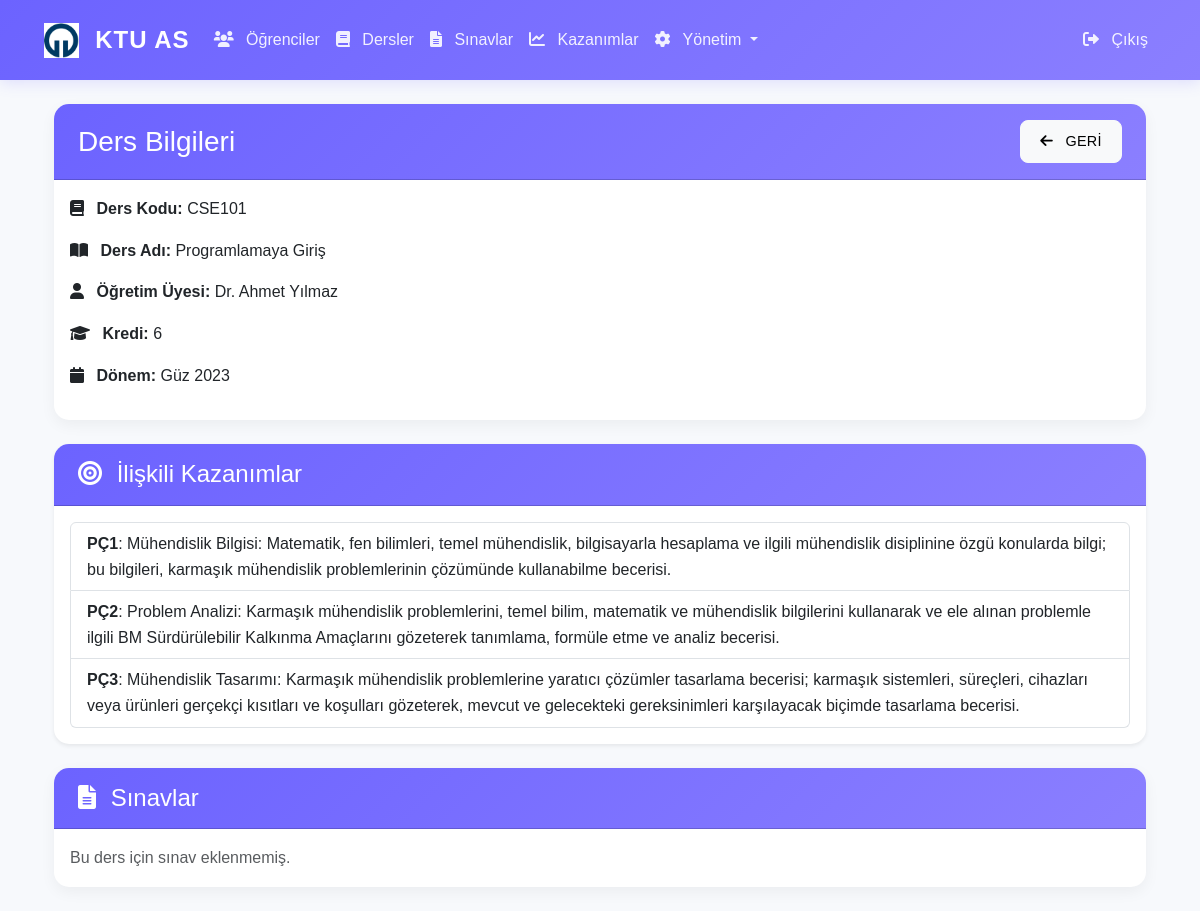
Page /course/3 (signed in) on the committed database.
### app/models/__init__.py (models this page shows, shortened)
class Course(db.Model):
    __tablename__ = 'courses'
    id = db.Column(db.Integer, primary_key=True)
    course_code = db.Column(db.String(20), unique=True, nullable=False)
    course_name = db.Column(db.String(100), nullable=False)
    credits = db.Column(db.Integer, nullable=False)
    instructor_name = db.Column(db.String(100), nullable=False)
    semester_id = db.Column(db.Integer, db.ForeignKey('semesters.id'), nullable=False)
    created_at = db.Column(db.DateTime, default=datetime.utcnow)
    exams = db.relationship('Exam', backref='course', lazy=True)

class Semester(db.Model):
    __tablename__ = 'semesters'
    id = db.Column(db.Integer, primary_key=True)
    name = db.Column(db.String(50), nullable=False)
    year = db.Column(db.Integer, nullable=False)
    semester_number = db.Column(db.Integer, nullable=False)
    created_at = db.Column(db.DateTime, default=datetime.utcnow)
    courses = db.relationship('Course', backref='semester', lazy=True)

class ProgramOutcome(db.Model):
    __tablename__ = 'program_outcomes'
    id = db.Column(db.Integer, primary_key=True)
    code = db.Column(db.String(10), unique=True, nullable=False)
    description = db.Column(db.Text, nullable=False)
    created_at = db.Column(db.DateTime, default=datetime.utcnow)
    related_courses = db.relationship('Course',
                                    secondary='course_program_outcomes',
                                    backref=db.backref('program_outcomes', lazy='dynamic'),
                                    lazy='dynamic')
    related_exams = db.relationship('Exam',
                                  secondary='exam_program_outcomes',
                                  backref=db.backref('program_outcomes', lazy='dynamic'),
                                  lazy='dynamic')

### app/routes/main.py (the view)
@bp.route('/course/<int:course_id>')
@login_required
def course_detail(course_id):
    course = Course.query.get_or_404(course_id)
    return render_template('main/course_detail.html', course=course)

### app/__init__.py (called while the page is built)
@login_manager.user_loader
def load_user(user_id):
    from app.models import User
    return User.query.get(int(user_id))

### app/templates/main/course_detail.html (shortened to what this page needs)
{% extends "base.html" %}
{% block content %}
<div class="container mt-4">
    <div class="row">
        <div class="col-md-12">
            <div class="card mb-4">
                <div class="card-header bg-primary text-white d-flex justify-content-between align-items-center">
                    <h3 class="mb-0">Ders Bilgileri</h3>
                    <a href="{{ url_for('main.course_list') }}" class="btn btn-light btn-sm">
                        <i class="fas fa-arrow-left"></i> Geri
                    </a>
                </div>
                <div class="card-body">
                    <div class="row">
                        <div class="col-md-6">
                            <p><strong><i class="fas fa-book"></i> Ders Kodu:</strong> {{ course.course_code }}</p>
                            <p><strong><i class="fas fa-book-open"></i> Ders Adı:</strong> {{ course.course_name }}</p>
                            <p><strong><i class="fas fa-user"></i> Öğretim Üyesi:</strong> {{ course.instructor_name }}</p>
                            <p><strong><i class="fas fa-graduation-cap"></i> Kredi:</strong> {{ course.credits }}</p>
                            <p><strong><i class="fas fa-calendar"></i> Dönem:</strong> {{ course.semester.name if course.semester else '-' }}</p>
                        </div>
                    </div>
                </div>
            </div>
            <div class="card shadow-sm mb-4">
                <div class="card-header bg-info text-white">
                    <h4 class="mb-0"><i class="fas fa-bullseye"></i> İlişkili Kazanımlar</h4>
                </div>
                <div class="card-body">
                    {% if course.program_outcomes.__class__.__name__ == 'AppenderQuery' %}
                        {% set outcomes = course.program_outcomes.all() %}
                    {% else %}
                        {% set outcomes = course.program_outcomes %}
                    {% endif %}
                    {% if outcomes|length > 0 %}
                    <ul class="list-group">
                        {% for outcome in outcomes %}
                        <li class="list-group-item">
                            <strong>{{ outcome.code }}</strong>: {{ outcome.description }}
                        </li>
                        {% endfor %}
                    </ul>
                    {% else %}
                    <div class="text-muted">Bu ders ile ilişkili program çıktısı yok.</div>
                    {% endif %}
                </div>
            </div>
            <div class="card mb-4">
                <div class="card-header bg-secondary text-white">
                    <h4 class="mb-0"><i class="fas fa-file-alt"></i> Sınavlar</h4>
                </div>
                <div class="card-body">
                    {% if course.exams.__class__.__name__ == 'AppenderQuery' %}
                        {% set exams = course.exams.all() %}
                    {% else %}
                        {% set exams = course.exams %}
                    {% endif %}
                    {% if exams|length > 0 %}
                    <div class="table-responsive">
                        <table class="table table-bordered table-hover">
                            <thead class="table-light">
                                <tr>
                                    <th>Sınav Adı</th>
                                    <th>Tarih</th>
                                    <th>Ağırlık (%)</th>
                                </tr>
                            </thead>
                            <tbody>
                                {% for exam in exams %}
                                <tr>
                                    <td>{{ exam.exam_name }}</td>
                                    <td>{{ exam.exam_date.strftime('%d.%m.%Y') }}</td>
                                    <td>{{ exam.weight }}</td>
                                </tr>
                                {% endfor %}
                            </tbody>
                        </table>
                    </div>
                    {% else %}
                    <div class="text-muted">Bu ders için sınav eklenmemiş.</div>
                    {% endif %}
                </div>
            </div>
        </div>
    </div>
</div>
{% endblock %}

### app/static/css/style.css (style rules this page uses)
:root { --primary-color: #6C63FF; --secondary-color: #FF6584; --accent-color: #43E97B; --background-color: #F7F9FC; --text-color: #2D3748; --success-color: #43E97B; --warning-color: #FFB86C; --danger-color: #FF5555; --light-gray: #EDF2F7; --dark-gray: #4A5568; --gradient-primary: linear-gradient(135deg, #6C63FF 0%, #8B7FFF 100%); --gradient-success: linear-gradient(135deg, #43E97B 0%, #38F9D7 100%); --gradient-warning: linear-gradient(135deg, #FFB86C 0%, #FFA17F 100%); --gradient-danger: linear-gradient(135deg, #FF5555 0%, #FF8080 100%); }
body { font-family: 'Poppins', sans-serif; background-color: var(--background-color); color: var(--text-color); line-height: 1.6; }
.card { border: none; border-radius: 15px; box-shadow: 0 5px 15px rgba(0, 0, 0, 0.05); transition: transform 0.3s ease, box-shadow 0.3s ease; background: white; margin-bottom: 1.5rem; }
.card-header { background: var(--gradient-primary); color: white; border-radius: 15px 15px 0 0 !important; padding: 1rem 1.5rem; font-weight: 600; }
.btn { border-radius: 8px; padding: 0.6rem 1.2rem; font-weight: 500; letter-spacing: 0.3px; transition: all 0.3s ease; text-transform: uppercase; font-size: 0.9rem; }
.card, .alert, .table { animation: fadeIn 0.5s ease-out; }
.fas { margin-right: 0.5rem; }

### rows in the picture
Course: course_code "CSE101", course_name "Programlamaya Giriş", instructor_name "Dr. Ahmet Yılmaz", credits "6"
Semester: semester "Güz 2023"
ProgramOutcome: code "PÇ1", description "Mühendislik Bilgisi: Matematik, fen bilimleri, temel mühendislik, bilgisayarla hesaplama ve ilgili mühendislik disiplinine özgü konularda bilgi; bu bilgileri, karmaşık mühendislik problemlerinin çözümünde kullanabilme becerisi."
ProgramOutcome: code "PÇ2", description "Problem Analizi: Karmaşık mühendislik problemlerini, temel bilim, matematik ve mühendislik bilgilerini kullanarak ve ele alınan problemle ilgili BM Sürdürülebilir Kalkınma Amaçlarını gözeterek tanımlama, formüle etme ve analiz becerisi."
ProgramOutcome: code "PÇ3", description "Mühendislik Tasarımı: Karmaşık mühendislik problemlerine yaratıcı çözümler tasarlama becerisi; karmaşık sistemleri, süreçleri, cihazları veya ürünleri gerçekçi kısıtları ve koşulları gözeterek, mevcut ve gelecekteki gereksinimleri karşılayacak biçimde tasarlama becerisi."
